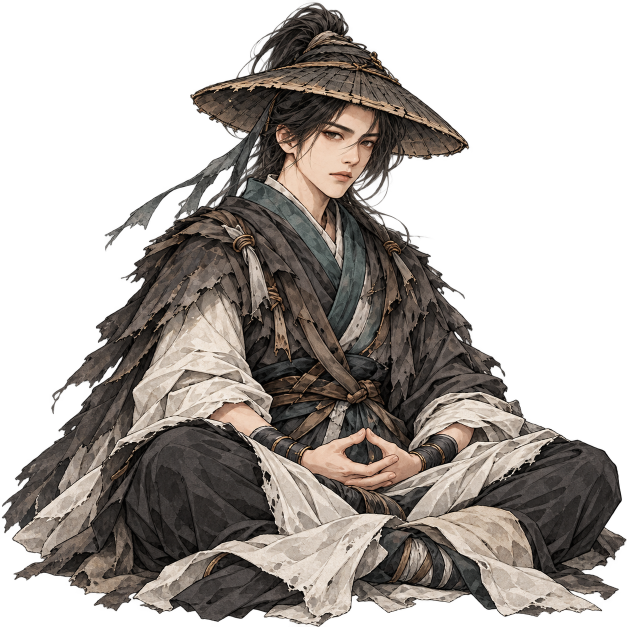
#> input picture design/art/person-screen/sources/seated-hero-source.png, 1254 x 1254 px (shown at 1/2 size)
$ python build_person_seated_hero.py
#> lines starting #> are read from the running program, lines starting #| are printed output that depends on the picture
#!/usr/bin/env python3
"""由保留原圖重新編碼盤坐人物 WebP；保留 alpha，不裁切或改畫。"""
from pathlib import Path
from PIL import Image

ROOT = Path(__file__).resolve().parents[2]
SOURCE = ROOT / 'design/art/person-screen/sources/seated-hero-source.png'
TARGET = ROOT / 'public/ink/art/person/seated-hero.webp'


def main() -> None:
    image = Image.open(SOURCE).convert('RGBA')
#> image is the input picture: PIL image 1254x1254 RGBA; mean R, G, B, A 58.8, 53, 48.5, 136.2
    image.thumbnail((768, 768), Image.Resampling.LANCZOS)
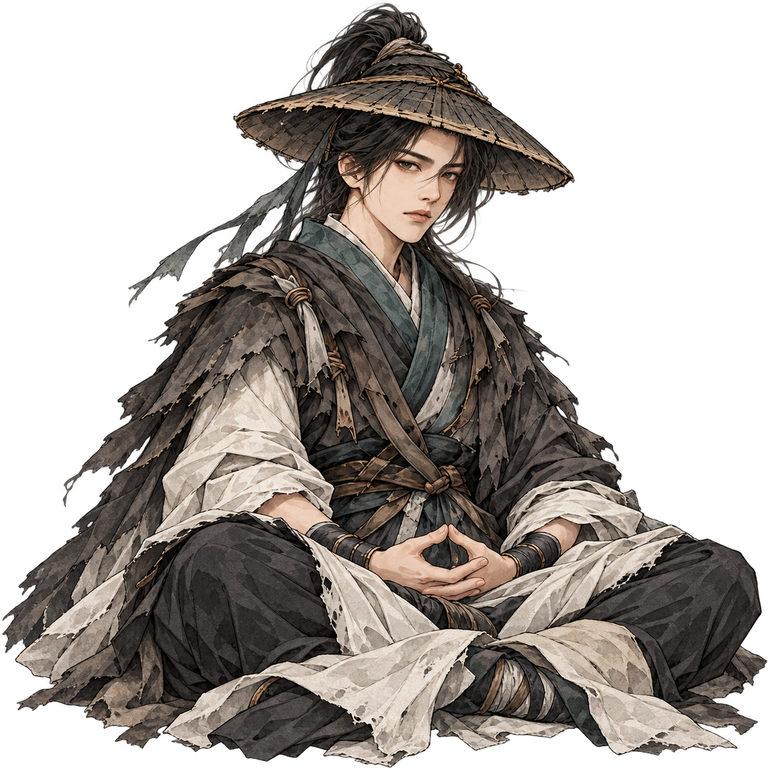
#> image: PIL image 768x768 RGBA; mean R, G, B, A 58.3, 52.6, 48.1, 136.2; transparent parts drawn white
    TARGET.parent.mkdir(parents=True, exist_ok=True)
    image.save(TARGET, 'WEBP', quality=92, method=6, exact=True)
    print(f'{TARGET.relative_to(ROOT)}: {image.width}×{image.height}, {TARGET.stat().st_size} bytes')
#| public/ink/art/person/seated-hero.webp: 768×768, 206264 bytes


if __name__ == '__main__':
    main()
